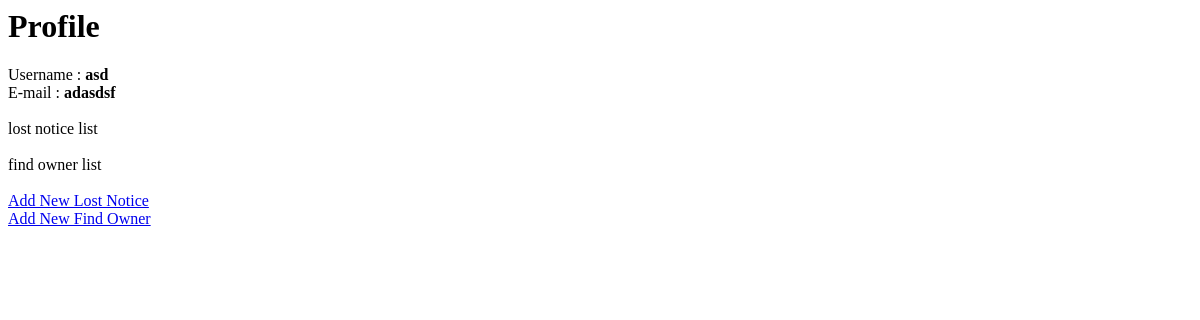
/profile/1/, run on an earlier commit of the app's database.
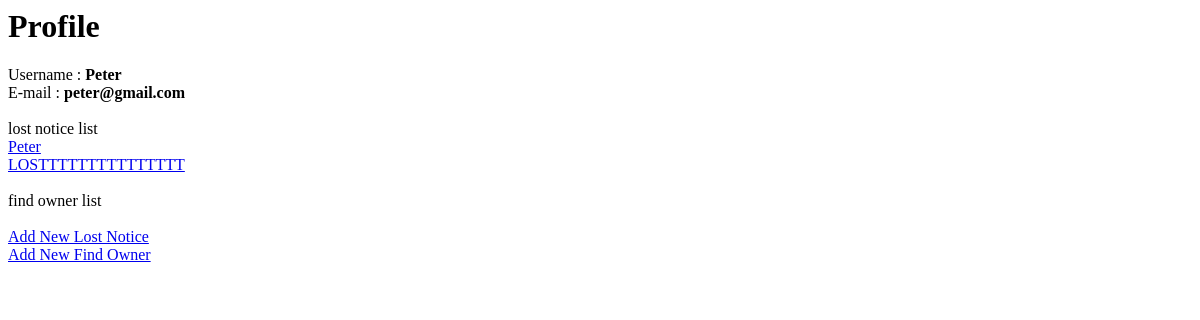
And on a later commit of the database.
### lostNoitceApp/models.py (models this page shows)
class userData(models.Model):
	username = models.CharField(max_length=100)
	email = models.CharField(max_length=100)
	time_register = models.DateTimeField('date published')

class LostNoticeList(models.Model):
    name_item = models.CharField(max_length=200)
    time_lost = models.CharField(max_length=200)
    location_lost = models.CharField(max_length=200)
    detail = models.CharField(max_length=1000)
    your_name = models.CharField(max_length=200)
    your_email = models.CharField(max_length=200)
    found_it = models.BooleanField(default=False)
    time_submit = models.DateTimeField('date published')

### lostNoitceApp/views.py (the view)
# urls.py: url(r'^profile/(?P<user_id>[0-9]+)/$', views.profile, name='profile'),
def profile(request, user_id):
	user_data = userData.objects.get(id=user_id)
	username = user_data.username
	lost_noitce_list = LostNoticeList.objects.filter(your_name=username)
	found_owner_list = FindOwnerList.objects.filter(your_name=username)
	context = {	'lost_noitce_list' : lost_noitce_list,
				'found_owner_list' : found_owner_list,
				'user_data' : user_data }
	return render(request, 'profile_page.html', context)

### lostNoitceApp/templates/profile_page.html (shortened to what this page needs)
<html>
<head>
</head>
<body>
<h1>Profile</h1>
Username : <B>{{user_data.username}}</B> <br>
E-mail : <B>{{user_data.email}}</B> <br>
<br>
lost notice list
{% if lost_noitce_list %}
	{% for LostNoticeList in lost_noitce_list %}
		<tr><td><a href="{% url 'detail_lost_item' LostNoticeList.id %}">{{ LostNoticeList.name_item }}</a></td></tr> <br>
	{% endfor %}
{% endif %}
<br>
find owner list
<br>
<br>
<a href="{% url 'add_new_lost_item' user_data.id %}" id="add_new_lost_item">Add New Lost Notice</a>
<br>
<a href="{% url 'add_new_found_owner' user_data.id %}" id="add_new_found_owner">Add New Find Owner</a>
</body>
</html>

What changed in the data, as far as the page shows it:
changed userData: username "asd" → "Peter"; email "adasdsf" → "peter@gmail.com"
added LostNoticeList: name_item "Peter"
added LostNoticeList: name_item "LOSTTTTTTTTTTTTTTT"
